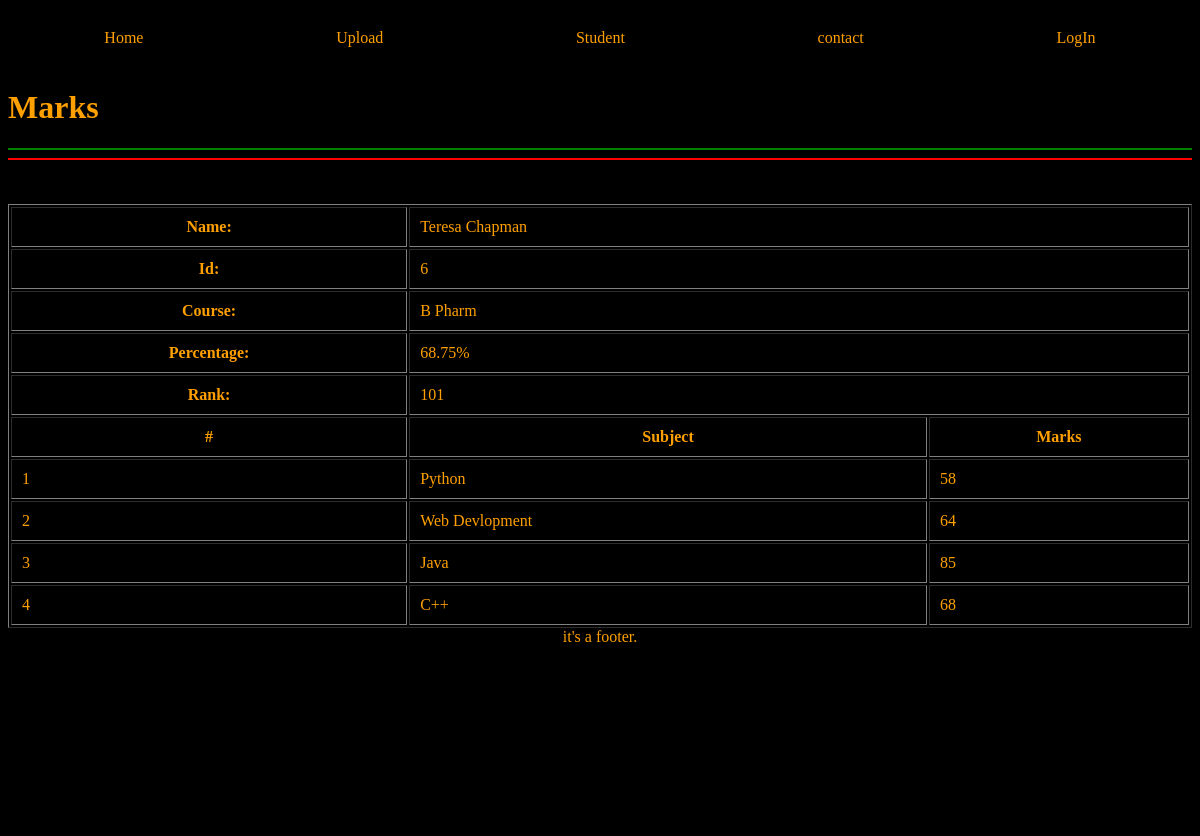
The app's page /marks/6/ with its own data.
### home/models.py (models this page shows, shortened)
class Student(models.Model):
    department=models.ForeignKey(Department,related_name='depart',on_delete=models.CASCADE)
    st_id=models.OneToOneField(StudentId,related_name='studentid',on_delete=models.CASCADE)
    st_name=models.CharField(max_length=20)
    st_email=models.EmailField(unique=True)
    st_age=models.IntegerField(default=18)
    st_address=models.TextField()
    class Meta:
        ordering=['st_name']
        verbose_name='student'

class Department(models.Model):
    department=models.CharField(max_length=20)
    date_of_establishment='26/1/2023'
    def __str__(self):
        return self.department
    class Meta:
        ordering=['department']

class Sub_marks(models.Model):
    st_name=models.ForeignKey(Student,related_name='st_marks',on_delete=models.CASCADE)
    sub_name=models.ForeignKey(Sub,on_delete=models.CASCADE)
    marks=models.IntegerField()
    class Meta:
        unique_together=['st_name','sub_name']
        ordering=['st_name']

class Sub(models.Model):
    sub_name=models.CharField(max_length=20)
    def __str__(self):
        return self.sub_name

### home/views.py (the view)
# urls.py: path('marks/<id>/',see_marks,name='home'),
def see_marks(req,id):
    nm_obj=Student.objects.filter(id=id)
    name=nm_obj[0].st_name
    qset=Sub_marks.objects.filter(st_name__st_name=name)
    no_sub=Sub_marks.objects.filter(st_name__st_name=name).count()
    tot=Sub_marks.objects.filter(st_name__st_name=name).aggregate(Sum('marks'))['marks__sum']
    prcnt=tot*100/(no_sub*100)
    stid=Student.objects.get(id=id).st_id
    ranks=Student.objects.annotate(marks=Sum('st_marks__marks')).order_by('-marks','-st_age')
    rank=0
    for r in ranks:
        rank+=1
        if stid==r.st_id:
            break
    context={'data':qset,'name':name,'id':id,'course':nm_obj[0].department,'prcnt':prcnt,'rank':rank}
    return render(req,'marks.html',context)

### home/TEMPLATES/marks.html (shortened to what this page needs)
{% extends "base.html" %}
{% block body %}
<h1>Marks</h1>
<hr color=green>
<hr color=red>
<br><br>
<table width=100% border='solid' cellpadding=10px>
    <tr>
        <th>Name:</th>
        <td colspan=2>{{name}}</td>
    </tr>
    <tr>
        <th>Id:</th>
        <td colspan=2>{{id}}</td>
    </tr>
    <tr>
        <th>Course:</th>
        <td colspan=2>{{course}}</td>
    </tr>
    <tr>
        <th >Percentage:</th>
        <td colspan=2>{{prcnt}}%</td>
    </tr>
    <tr>
        <th >Rank:</th>
        <td colspan=2>{{rank}}</td>
    </tr>
    <tr>
        <th>#</th>
        <th>Subject</th>
        <th>Marks</th>
    </tr>
{% for m in data %}
<tr>
    <td>{{forloop.counter}}</td>
    <td>{{m.sub_name}}</td>
    <td>{{m.marks}}</td></tr>
{% endfor %}
</table>
{% endblock body %}

### records on screen
Student: st_name "Teresa Chapman"
Department: department "B Pharm"
Sub_marks: sub_name "Python", marks "58"
Sub_marks: sub_name "Web Devlopment", marks "64"
Sub_marks: sub_name "Java", marks "85"
Sub_marks: sub_name "C++", marks "68"

### other values on screen
{{ id }} "6"
{{ prcnt }} "68.75"
{{ rank }} "101"
